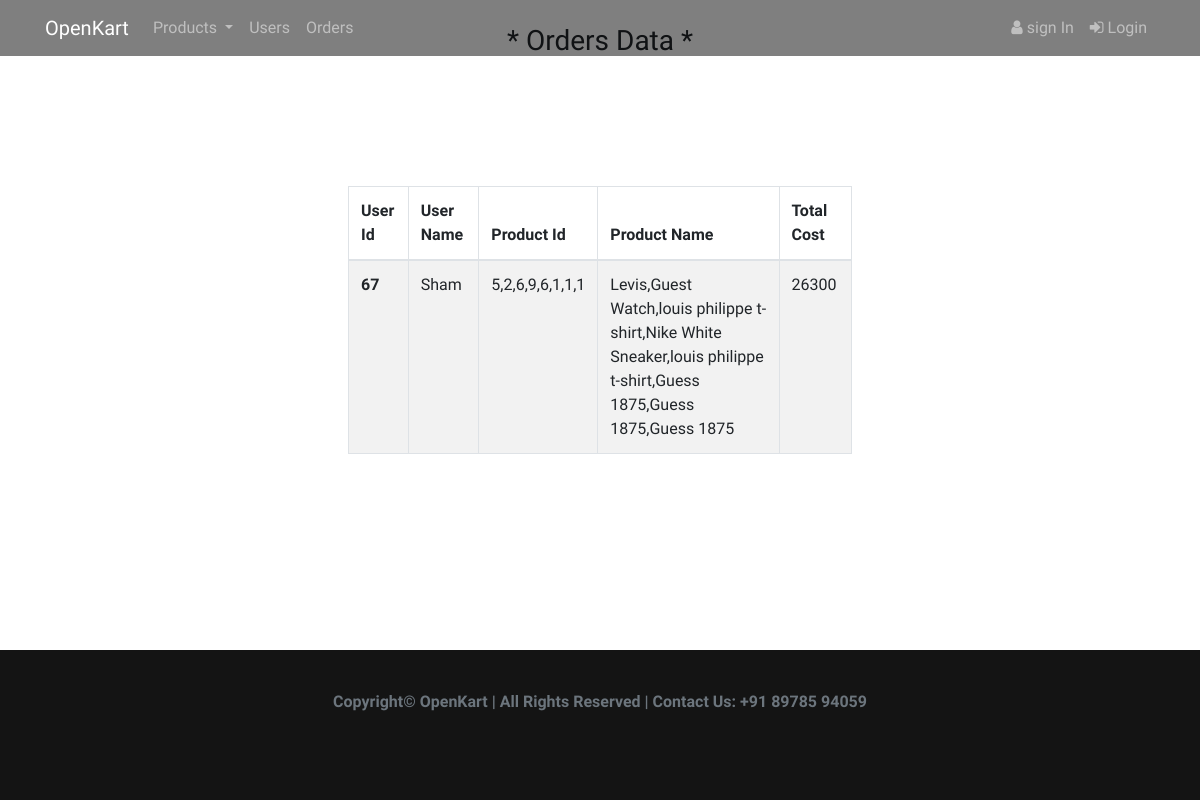
The app's page /admin/orders.php, older data.
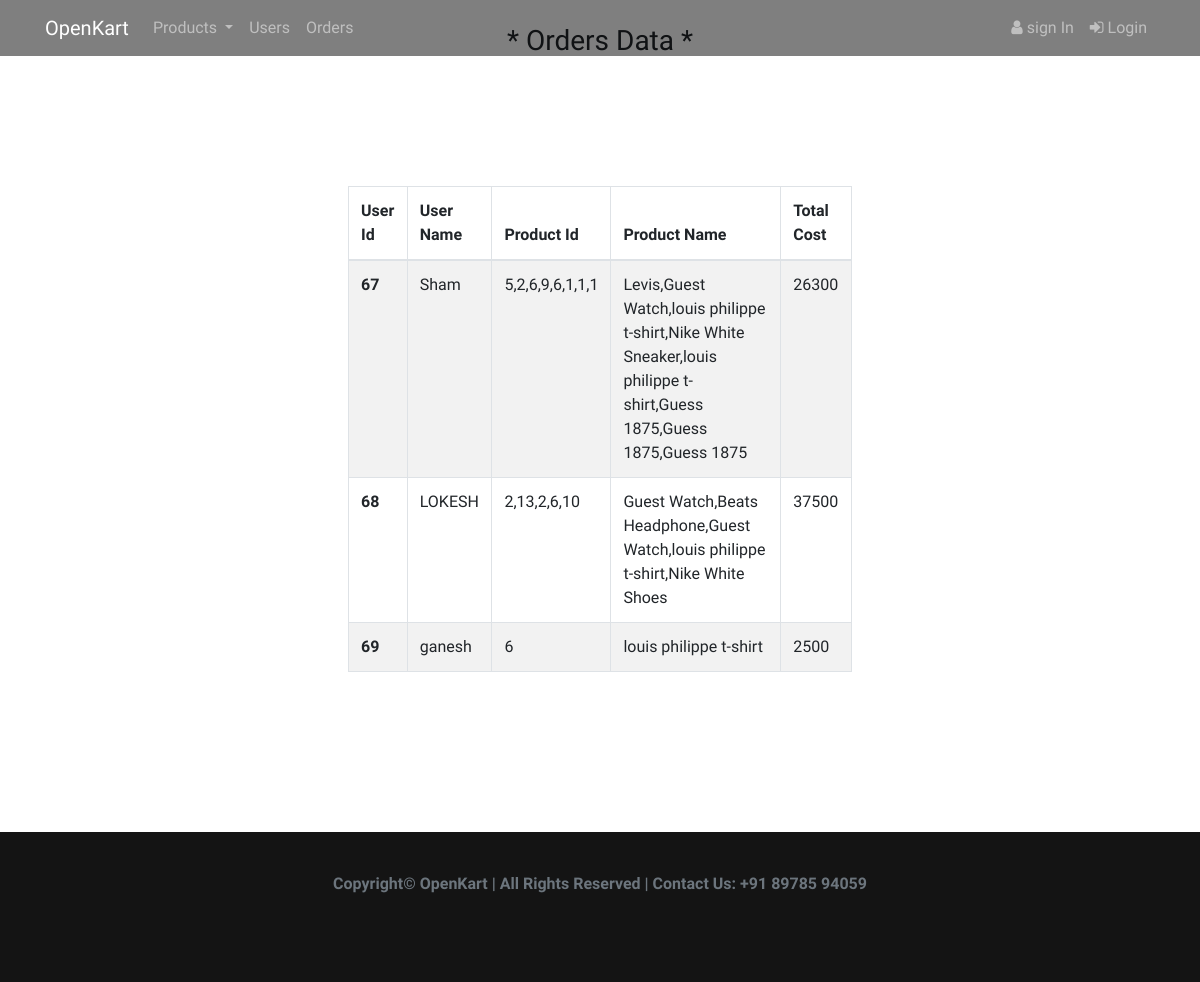
The same page, newer data.
### tables this page shows
CREATE TABLE `users` (
  `id` int(11) NOT NULL,
  `email_id` varchar(255) NOT NULL,
  `first_name` varchar(20) NOT NULL,
  `last_name` varchar(20) DEFAULT NULL,
  `phone` int(10) NOT NULL,
  `registration_time` timestamp NOT NULL DEFAULT current_timestamp() ON UPDATE current_timestamp(),
  `password` varchar(255) NOT NULL
);

### admin/orders.php (the view, shortened to what this page needs)
<?php
require "common.php";
?>
<!DOCTYPE html>
<html lang="en">
<head>
    <link rel="stylesheet" href="https://stackpath.bootstrapcdn.com/bootstrap/4.1.3/css/bootstrap.min.css">
    <link href="https://stackpath.bootstrapcdn.com/font-awesome/4.7.0/css/font-awesome.min.css" rel="stylesheet">
    <link rel="stylesheet" href="../style.css">
</head>
<body>
    <?php
    include 'header_menu.php';
    ?>
    <div class="text-center pt-4 h3">
        * Orders Data *
    </div>
    <div class="d-flex justify-content-center">
        <div class=" col-md-6  my-5 table-responsive p-5">
            <br>
            <table class="table table-striped table-bordered table-hover ">
                <thead>
                    <tr>
                        <th>User Id</th>
                        <th>User Name</th>
                        <th>Product Id</th>
                        <th>Product Name</th>
                        <th>Total Cost</th>
                    </tr>
                </thead>
                <tbody>
                <tbody>
                    <?php
                    $sql = "SELECT
                    u.id AS user_id,
                    u.first_name AS user_first_name,
                    GROUP_CONCAT(up.item_id) AS product_ids,
                    GROUP_CONCAT(p.name) AS product_names,
                    SUM(p.price) AS total_cost
                FROM
                    users u
                JOIN
                    users_products up ON u.id = up.user_id
                JOIN
                    products p ON up.item_id = p.id
                GROUP BY
                    u.id, u.first_name
                ORDER BY
                    u.id";
                    $result = mysqli_query($con, $sql);
                    while ($res = mysqli_fetch_assoc($result)) {
                        $id = $res['user_id'];
                        $name = $res['user_first_name'];
                        $pid = $res['product_ids'];
                        $pname = $res['product_names'];
                        $cost = $res['total_cost'];
                        echo '<tr>
							                    <td><b>' . $id . '<b></td>
												<td>' . $name . '</td>
												<td>' . $pid . '</td>
												<td>' . $pname . '</td>
                                                <td>' . $cost . '</td>
                                               ';
                    }
                    ?>
                </tbody>
                </tbody>
            </table>
        </div>
    </div>
    <br>
    <br>
    <?php include 'footer.php' ?>
</body>
</html>

Row changes from the older to the newer data that the page shows:
now on this page (row unchanged): users: id "68", first_name "LOKESH", pid "2,13,2,6,10", pname "Guest Watch,Beats Headphone,Guest Watch,louis philippe t-shirt,Nike White Shoes", cost "37500"
added users: id "69", first_name "ganesh", pid "6", pname "louis philippe t-shirt", cost "2500"
